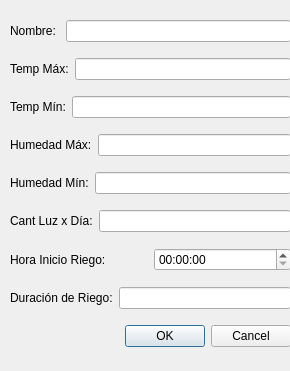
<?xml version="1.0" encoding="UTF-8"?>
<ui version="4.0">
 <class>Dialog</class>
 <widget class="QDialog" name="Dialog">
  <property name="geometry">
   <rect>
    <x>0</x>
    <y>0</y>
    <width>290</width>
    <height>371</height>
   </rect>
  </property>
  <property name="windowTitle">
   <string>Dialog</string>
  </property>
  <widget class="QWidget" name="verticalLayoutWidget">
   <property name="geometry">
    <rect>
     <x>10</x>
     <y>10</y>
     <width>281</width>
     <height>351</height>
    </rect>
   </property>
   <layout class="QVBoxLayout" name="verticalLayout_AgregarPlanta">
    <item>
     <layout class="QHBoxLayout" name="horizontalLayout_Nombre">
      <item>
       <widget class="QLabel" name="label_AP_Nombre">
        <property name="text">
         <string>Nombre: </string>
        </property>
       </widget>
      </item>
      <item>
       <widget class="QLineEdit" name="lineEdit_AP_Nombre"/>
      </item>
     </layout>
    </item>
    <item>
     <layout class="QHBoxLayout" name="horizontalLayout_TempMax">
      <item>
       <widget class="QLabel" name="label_AP_TempMax">
        <property name="text">
         <string>Temp Máx:</string>
        </property>
       </widget>
      </item>
      <item>
       <widget class="QLineEdit" name="lineEdit_AP_TempMax"/>
      </item>
     </layout>
    </item>
    <item>
     <layout class="QHBoxLayout" name="horizontalLayout_TempMin">
      <item>
       <widget class="QLabel" name="label_AP_TempMin">
        <property name="text">
         <string>Temp Mín:</string>
        </property>
       </widget>
      </item>
      <item>
       <widget class="QLineEdit" name="lineEdit_AP_TempMin"/>
      </item>
     </layout>
    </item>
    <item>
     <layout class="QHBoxLayout" name="horizontalLayout_HumMax">
      <item>
       <widget class="QLabel" name="label_AP_HumMax">
        <property name="text">
         <string>Humedad Máx:</string>
        </property>
       </widget>
      </item>
      <item>
       <widget class="QLineEdit" name="lineEdit_AP_HumMax"/>
      </item>
     </layout>
    </item>
    <item>
     <layout class="QHBoxLayout" name="horizontalLayout_HumMin">
      <item>
       <widget class="QLabel" name="label_AP_HumMin">
        <property name="text">
         <string>Humedad Mín:</string>
        </property>
       </widget>
      </item>
      <item>
       <widget class="QLineEdit" name="lineEdit_AP_HumMin"/>
      </item>
     </layout>
    </item>
    <item>
     <layout class="QHBoxLayout" name="horizontalLayout_Luz">
      <item>
       <widget class="QLabel" name="label_AP_Luz">
        <property name="text">
         <string>Cant Luz x Día:</string>
        </property>
       </widget>
      </item>
      <item>
       <widget class="QLineEdit" name="lineEdit_AP_Luz"/>
      </item>
     </layout>
    </item>
    <item>
     <layout class="QHBoxLayout" name="horizontalLayout_RiegoInic">
      <item>
       <widget class="QLabel" name="label_AP_RiegoInic">
        <property name="text">
         <string>Hora Inicio Riego:</string>
        </property>
       </widget>
      </item>
      <item>
       <widget class="QTimeEdit" name="timeEdit_AP_RiegoInic">
        <property name="dateTime">
         <datetime>
          <hour>0</hour>
          <minute>0</minute>
          <second>0</second>
          <year>2000</year>
          <month>1</month>
          <day>1</day>
         </datetime>
        </property>
        <property name="maximumDate">
         <date>
          <year>2000</year>
          <month>1</month>
          <day>7</day>
         </date>
        </property>
        <property name="currentSection">
         <enum>QDateTimeEdit::HourSection</enum>
        </property>
       </widget>
      </item>
     </layout>
    </item>
    <item>
     <layout class="QHBoxLayout" name="horizontalLayout_RiegoDur">
      <item>
       <widget class="QLabel" name="label_AP_RiegoDur">
        <property name="text">
         <string>Duración de Riego:</string>
        </property>
       </widget>
      </item>
      <item>
       <widget class="QLineEdit" name="lineEdit_AP_RiegoDur"/>
      </item>
     </layout>
    </item>
    <item>
     <widget class="QDialogButtonBox" name="buttonBox">
      <property name="standardButtons">
       <set>QDialogButtonBox::Cancel|QDialogButtonBox::Ok</set>
      </property>
     </widget>
    </item>
   </layout>
  </widget>
 </widget>
 <resources/>
 <connections/>
</ui>
